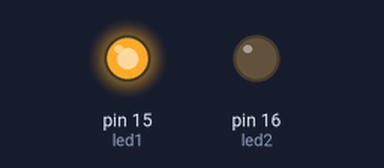
This sketch was run on a simulated Arduino Uno, built with avr-gcc and run on an emulated ATmega328P. On the bench: output pins drawn as LEDs (lit = HIGH).

Above: at 1.0 s.
At 3.0 s:
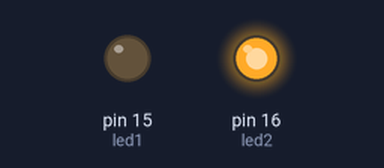
Timing chart, 0 to 5.2 s (numbered marks = the images above):
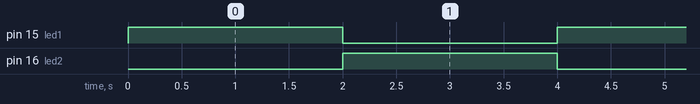

Measured:
- by itself, pin 15 (led1), pin 16 (led2): alternates HIGH for 2.0 s and LOW for 2.0 s

The sketch:

2_led_s_blink.ino
```cpp
//Two Blinking LED
int led1=15;
int led2=16;
void setup()
{
  pinMode(led1,OUTPUT);
  pinMode(led2,OUTPUT);
}

void loop()
{
  digitalWrite(led1,HIGH);
  digitalWrite(led2,LOW);
  delay(2000);
  digitalWrite(led1,LOW);
  digitalWrite(led2,HIGH);
  delay(2000);
}
```
